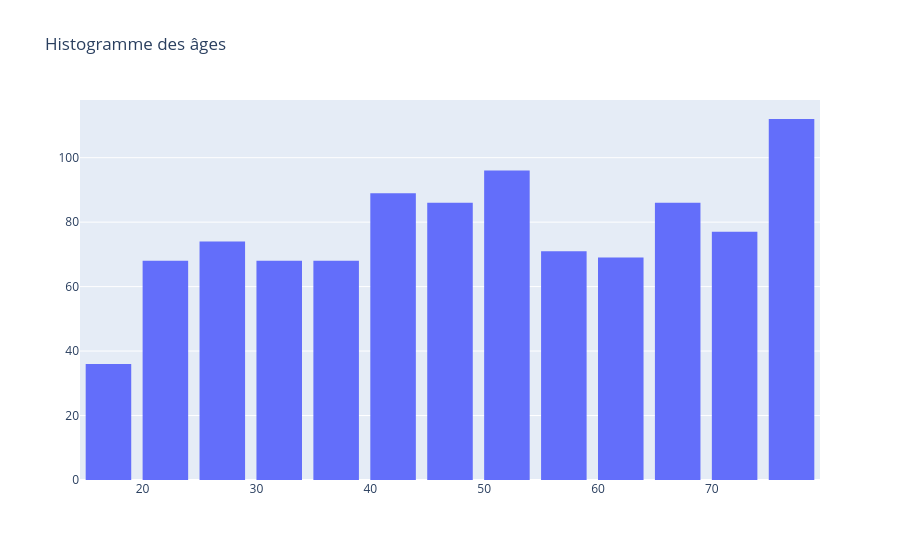

Notebook source saved alongside this figure:
### Markdown cell above
distribution de l'age

### Code cell
import plotly.graph_objects as go

fig = go.Figure(
    data=[go.Histogram(x=data_assurance["age"])],
)

fig.update_layout(
    title="Histogramme des âges",
    bargap=0.2  # espace entre les barres (0 à 1)
)

fig.show()

### Figure 1 — Plotly figure (JSON) as saved in the notebook; plotly's stock layout.template omitted (floating-point values rounded to 4 significant figures; data arrays with more than 128 entries replaced by an {"elided": "..."} marker saying what was removed)
{"data": [{"type": "histogram", "x": {"elided": "1000 int values"}}], "layout": {"bargap": 0.2, "title": {"text": "Histogramme des âges"}}}
